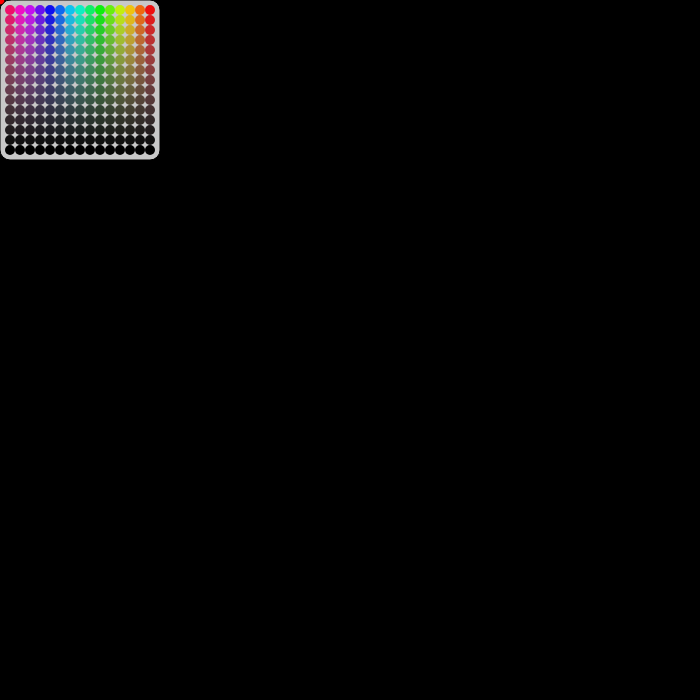
Frame 1 (no input)
Frame 60 (no input): identical to frame 1, image omitted
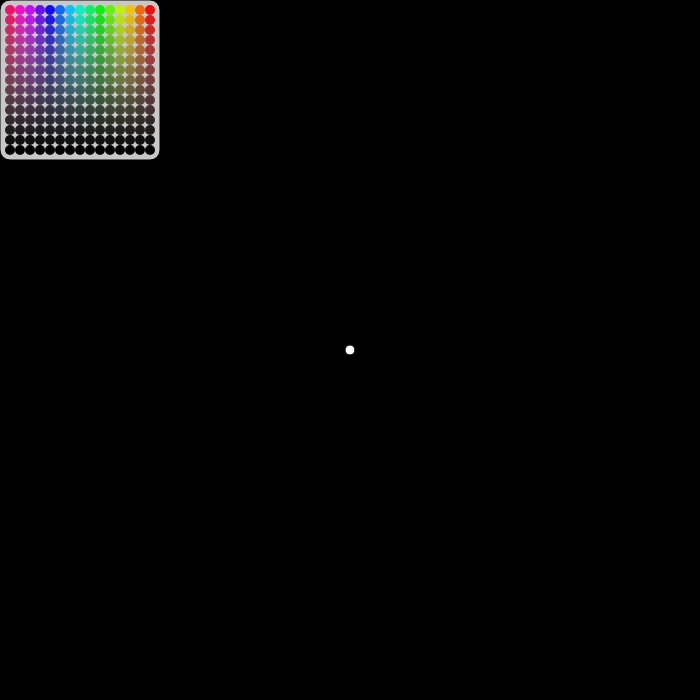
Frame 120 (the mouse pressed at the canvas centre since frame 60)

The p5.js sketch that drew these frames (run headless with seeded random() and noise() and a simulated clock; from frame 60 on, the mouse is pressed at the canvas centre):

// p5.js sketch
// ── sketch.js
function setup() {
  res = [150, 150]
  createCanvas(700, 700)
  inc = 10
  ellipseMode(CENTER)
  verts = []
  shapes = []
  colors = []
  click = false
  shaping = false
}

function draw() {
  background(0)
  
  for (i=0;i<shapes.length;i++) {
    fill(colors[i][0], colors[i][1], colors[i][2])
    beginShape()
    for (i2=0;i2<shapes[i].length;i2++) {
      vertex(shapes[i][i2][0], shapes[i][i2][1])
    }
    endShape(CLOSE)
  }
  
  fill(200,200,200)
  rect(0,0,res[0] + inc,res[1] + inc,inc,inc)
  for (x=inc; x<=res[0]; x+=inc) {
    for (y=inc;y<=res[1]; y+=inc) {
    xColor = (abs(res[0]-x)/res[0])
    yColor = (abs(res[1]-y)/res[1])
    cColor = HSVtoRGB(xColor, yColor, yColor)
    noStroke()
    fill(cColor.r, cColor.g, cColor.b)
    ellipse(x, y, inc, inc)    
    }
  }
  
  
  if(mouseX <= res[0] && mouseY <= res[1]) {
    xColor = (abs(res[0]-mouseX)/res[0])
    yColor = (abs(res[1]-mouseY)/res[1])
    cColor = HSVtoRGB(xColor, yColor, yColor)
    cColor = [cColor.r, cColor.g, cColor.b]
  } else {
	if (colors.length < 1) {
    cColor = [255,255,255]
	} else {
	cColor = colors[colors.length - 1]
	}
  }
  
  stroke(0)
  fill(cColor[0], cColor[1], cColor[2])
  ellipse(mouseX, mouseY, inc, inc)
  
  
  
  if (mouseIsPressed || click) {
    if (mouseX>res[0] || mouseY>res[1]) {
    click = true
    if (mouseButton == LEFT){
		if (!shaping) {
			shaping = true
			verts.push([mouseX, mouseY]);
		} else {
			verts.push([mouseX, mouseY])
		}
	} 
	
	
  } else if (mouseIsPressed && !click){
    if (mouseButton == LEFT){
      print("Chose color")
      click = true
      xColor = (abs(res[0]-mouseX)/res[0])
      yColor = (abs(res[1]-mouseY)/res[1])
      cColor = HSVtoRGB(xColor, yColor, yColor)
      cColor = [cColor.r, cColor.g, cColor.b]
      colors.push(cColor)
    }
  }
  }
}

function mouseReleased() {
  
  click=false
  
  if (shaping) {
			shaping = false
			verts.push([mouseX, mouseY])
			shapes.push(verts)
			if (colors.length < shapes.length) {
				if (colors.length < 1) {
					colors.push([255,255,255])
					} else {
					colors.push(colors[colors.length -1])
					}
			}
			verts = []
		}
  
}


function HSVtoRGB(h, s, v) {
    var r, g, b, i, f, p, q, t;
    if (arguments.length === 1) {
        s = h.s, v = h.v, h = h.h;
    }
    i = Math.floor(h * 6);
    f = h * 6 - i;
    p = v * (1 - s);
    q = v * (1 - f * s);
    t = v * (1 - (1 - f) * s);
    switch (i % 6) {
        case 0: r = v, g = t, b = p; break;
        case 1: r = q, g = v, b = p; break;
        case 2: r = p, g = v, b = t; break;
        case 3: r = p, g = q, b = v; break;
        case 4: r = t, g = p, b = v; break;
        case 5: r = v, g = p, b = q; break;
    }
    return {
        r: Math.round(r * 255),
        g: Math.round(g * 255),
        b: Math.round(b * 255)
    };
}
